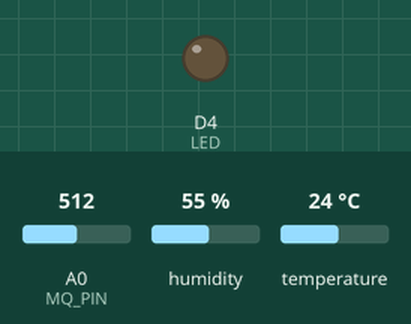
Simulated run of this sketch. Board: ESP8266 (NodeMCU). Parts: output pins drawn as LEDs (lit = HIGH). The inputs (shaded band) are chosen by the test bench; at power-on: A0 (MQ_PIN) = 512, humidity 55 %, temperature 24 °C. WiFi joins after 1.5 s; servers stay silent unless stated; what the sketch prints to the serial monitor is not drawn.

Above: at 0.1 s.
At 1.6 s:
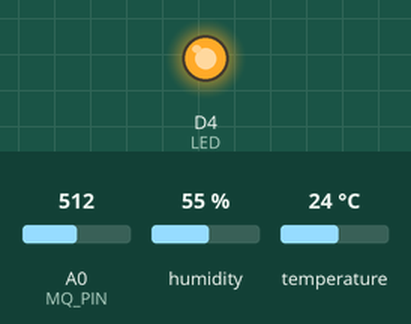
Timing chart, 0 to 3.1 s (numbered marks = the images above):
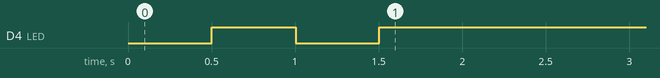

The sketch:

Sensors_Node_Codee.ino
```cpp
#include <ESP8266WiFi.h>
#include <FirebaseESP8266.h>
#include <DHT.h>
#include <Ticker.h>

// =============== WiFi Credentials ===============
const char* ssid = "Home";
const char* password = "Home123@";

// =============== Firebase Configuration ===============
#define FIREBASE_HOST "ecosmartventilationsystem-default-rtdb.europe-west1.firebasedatabase.app"
#define FIREBASE_AUTH "DvWf2bkr7hYqr7lr8xrqmhUcHvNm4gc8TAItSJ8m"  // Keep empty if using test mode

FirebaseData firebaseData;
FirebaseConfig config;
FirebaseAuth auth;

// =============== Node Configuration ===============
String nodeID = "node_1";  // Sensor node ID

// =============== DHT22 Setup ===============
#define DHTPIN D2
#define DHTTYPE DHT22
DHT dht(DHTPIN, DHTTYPE);

// =============== MQ Gas Sensor Setup ===============
#define MQ_PIN A0

// =============== Allowed Change (Tolerances) ===============
float tempTolerance = 0.5;
float humTolerance = 2.0;
int mqTolerance = 10;

// =============== Last Values Sent to Firebase ===============
float lastTemp = NAN;
float lastHum = NAN;
int lastMQ = -1;

// =============== Timer Setup ===============
Ticker timer;
volatile bool flag = false;

void everySecond() {
  flag = true;  // This runs every 1 second
}

void setup() {
  Serial.begin(115200);
  dht.begin();

  pinMode(2, OUTPUT);
  digitalWrite(2, LOW);

  // =============== Connect to WiFi ===============
  WiFi.begin(ssid, password);
  Serial.print("Connecting to WiFi");

  while (WiFi.status() != WL_CONNECTED) {
    delay(500);
    Serial.print(".");
    digitalWrite(2, !digitalRead(2));  // Blink LED while connecting
  }

  Serial.println("\nConnected to WiFi!");
  digitalWrite(2, HIGH);

  Serial.print("IP: ");
  Serial.println(WiFi.localIP());

  // =============== Firebase Initialization ===============
  config.database_url = FIREBASE_HOST;
  config.signer.tokens.legacy_token = FIREBASE_AUTH;

  Firebase.begin(&config, &auth);
  Firebase.reconnectWiFi(true);
  firebaseData.setBSSLBufferSize(1024, 1024);

  Serial.println("Firebase initialized!");

  // =============== Start Timer (1 second interval) ===============
  timer.attach(1, everySecond);
}

void loop() {

  if (flag) {
    flag = false;

    // =============== Read Sensor Values ===============
    float t = dht.readTemperature();
    float h = dht.readHumidity();
    int mqValue = analogRead(MQ_PIN);

    if (isnan(t) || isnan(h)) {
      Serial.println("Failed to read from DHT sensor!");
      return;
    }

    // =============== Check if Data Needs to Be Sent ===============
    bool shouldSend = false;

    if (isnan(lastTemp) || fabs(t - lastTemp) >= tempTolerance)
      shouldSend = true;

    if (isnan(lastHum) || fabs(h - lastHum) >= humTolerance)
      shouldSend = true;

    if (lastMQ < 0 || abs(mqValue - lastMQ) >= mqTolerance)
      shouldSend = true;

    if (shouldSend) {

      // Base path for this sensor node inside Firebase
      String basePath = "/sensors/" + nodeID;

      Firebase.setFloat(firebaseData, basePath + "/temperature", t);
      Firebase.setFloat(firebaseData, basePath + "/humidity", h);
      Firebase.setInt(firebaseData, basePath + "/co2", mqValue);
      Firebase.setInt(firebaseData, basePath + "/lastSeen", millis() / 1000);

      Serial.printf(
        "Sent to Firebase: Temp=%.1f°C, Hum=%.1f%%, CO2=%d\n",
        t, h, mqValue
      );

      // Save last sent values to avoid unnecessary updates
      lastTemp = t;
      lastHum = h;
      lastMQ = mqValue;
    }
  }
}
```
